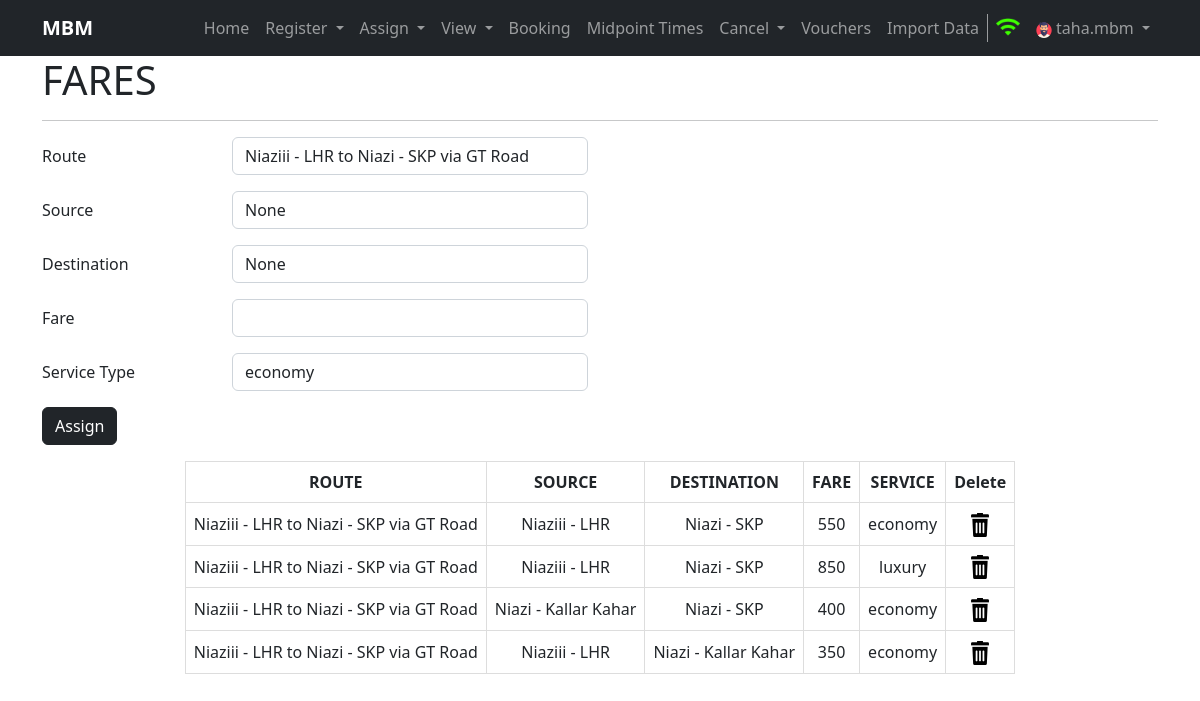
/fares (signed in), run on the app's committed database.
### home/models.py (models this page shows, shortened)
class Fares(models.Model):
    route = models.ForeignKey(Route, on_delete=models.CASCADE)
    source = models.ForeignKey(Terminal, related_name='fare_source_terminal', on_delete=models.CASCADE)
    destination = models.ForeignKey(Terminal, related_name='fare_destination_terminal', on_delete=models.CASCADE)
    fare = models.IntegerField()
    service_type = models.CharField(max_length=100, default='economy')
    created = models.DateTimeField(auto_now_add=True, editable=False, null=False, blank=False)
    last_modified = models.DateTimeField(auto_now_add=True, editable=False, null=False, blank=False)
    class Meta:
        verbose_name_plural = 'Fares'

class Route(models.Model):
    source = models.ForeignKey(Terminal, related_name='source_terminal', on_delete=models.CASCADE)
    destination = models.ForeignKey(Terminal, related_name='destination_terminal', on_delete=models.CASCADE)
    via = models.CharField(max_length=100)
    created = models.DateTimeField(auto_now_add=True, editable=False, null=False, blank=False)
    last_modified = models.DateTimeField(auto_now_add=True, editable=False, null=False, blank=False)
    class Meta:
        verbose_name_plural = 'Route'
    def __str__(self):
        return str(self.source) + ' to ' + str(self.destination) + ' via ' + self.via

class Terminal(models.Model):
    tcode = models.CharField(max_length=3, unique=True)
    name = models.CharField(max_length=100)
    city = models.CharField(max_length=100)
    address = models.CharField(max_length=150)
    created = models.DateTimeField(auto_now_add=True, editable=False, null=False, blank=False)
    last_modified = models.DateTimeField(auto_now_add=True, editable=False, null=False, blank=False)
    class Meta:
        verbose_name_plural = 'Terminal'
    def __str__(self):
        return self.name + ' - ' + self.city

### home/views.py (the view)
# urls.py: path('fares', views.fares, name='fares'),
def fares(request, fare_id = None):
    if request.user.is_anonymous:
        return redirect('/login')
    result = RegistrationHandler.fares(request, fare_id)
    return render(result['request'], 'fares.html', {'fares': result['fares'], 'service_type': result['service_type'], 'route': result['route'], 'midpoints': result['midpoints']})

### home/registerationHandler.py (called while the page is built, shortened)
    @staticmethod
    def fares(request, fare_id):
        fares = None
        route = None
        midpoints = None
        service_type = None
        try:
            fares = Fares.objects.all()
            route = Route.objects.all()
            midpoints = Midpoint.objects.all()
            service_type = Bus.objects.all().distinct().values('service_type')
        except Exception as e:
            messages.warning(request, e)
        return {'request': request, 'fares': fares, 'route': route, 'service_type': service_type,  'midpoints': midpoints}

### templates/fares.html (shortened to what this page needs)
{% extends 'base.html' %}
{% block username %}{{ request.user.username }}{% endblock username %}
{%block body%}
{% load static %}
<div class="container">
    <h1>FARES</h1>
    <hr>
</div>
<div class="container my-3">
    <form method="post" name="register" action="">
          <div class="mb-3 row">
            <label for="inputRoute" class="col-sm-2 col-form-label">Route</label>
            <div class="col-sm-4">
              <select name="inputRoute" class="form-control" id="inputRoute" required>
                {% if route %}
                   {% for rt in route %}
                     <option value="{{rt.id}}">{{rt}}</option>
                   {% endfor %}
                {% endif %}
              </select>
            </div>
          </div>
          <div class="mb-3 row">
            <label for="inputSrc" class="col-sm-2 col-form-label">Source</label>
            <div class="col-sm-4">
              <select name="inputSrc" class="form-control" id="inputSrc">
                <option value="" selected>None</option>
              </select>
            </div>
          </div>
          <div class="mb-3 row">
            <label for="inputDest" class="col-sm-2 col-form-label">Destination</label>
            <div class="col-sm-4">
              <select name="inputDest" class="form-control" id="inputDest">
                <option value="" selected>None</option>
              </select>
            </div>
          </div>
          <div class="mb-3 row">
            <label for="inputFare" class="col-sm-2 col-form-label">Fare</label>
            <div class="col-sm-4">
                <input type="number" class="form-control" id="inputFare" name="inputFare" min="100" required>
            </div>
          </div>
          <div class="mb-3 row">
            <label for="inputService" class="col-sm-2 col-form-label">Service Type</label>
            <div class="col-sm-4">
              <select name="inputService" class="form-control" id="inputService">
                {% if service_type %}
                   {% for st in service_type %}
                     <option value="{{st.service_type}}">{{st.service_type}}</option>
                   {% endfor %}
                {% endif %}
              </select>
            </div>
          </div>
          <button type="submit" class="btn btn-dark btn-md">Assign</button>
    </form>
</div>
<div class="container">
  {% if fares %}
    <table class="bookings mx-auto">
        <tr>
          <th>ROUTE</th>
          <th>SOURCE</th>
          <th>DESTINATION</th>
          <th>FARE</th>
          <th>SERVICE</th>
          <th>Delete</th>
        </tr>
        {% for fare in fares %}
        <tr class="tr">
          <td>{{fare.route}}</td>
          <td>{{fare.source}}</td>
          <td>{{fare.destination}}</td>
          <td>{{fare.fare}}</td>
          <td>{{fare.service_type}}</td>
          <td><a href="{% url 'fares' fare_id=fare.id %}"><img src="{% static 'images/remove.png' %}"></a></td>
        </tr>
        {% endfor %}
    </table>
    {% endif %}
</div>
{%endblock body%}

### static/css/style.css (style rules this page uses)
.schedule td, .bookings td, th { border: 1px solid #dddddd; text-align: center; padding: 8px; }
img { max-width: inherit; width: inherit; }

### data on the page
Fares: route "Niaziii - LHR to Niazi - SKP via GT Road", source "Niaziii - LHR", destination "Niazi - SKP", fare "550", service_type "economy"
Fares: route "Niaziii - LHR to Niazi - SKP via GT Road", source "Niaziii - LHR", destination "Niazi - SKP", fare "850", service_type "luxury"
Fares: route "Niaziii - LHR to Niazi - SKP via GT Road", source "Niazi - Kallar Kahar", destination "Niazi - SKP", fare "400", service_type "economy"
Fares: route "Niaziii - LHR to Niazi - SKP via GT Road", source "Niaziii - LHR", destination "Niazi - Kallar Kahar", fare "350", service_type "economy"

### other printed values
{{ request.user.username }} "taha.mbm"
form field inputRoute "Niaziii - LHR to Niazi - SKP via GT Road"
form field inputService "economy"
